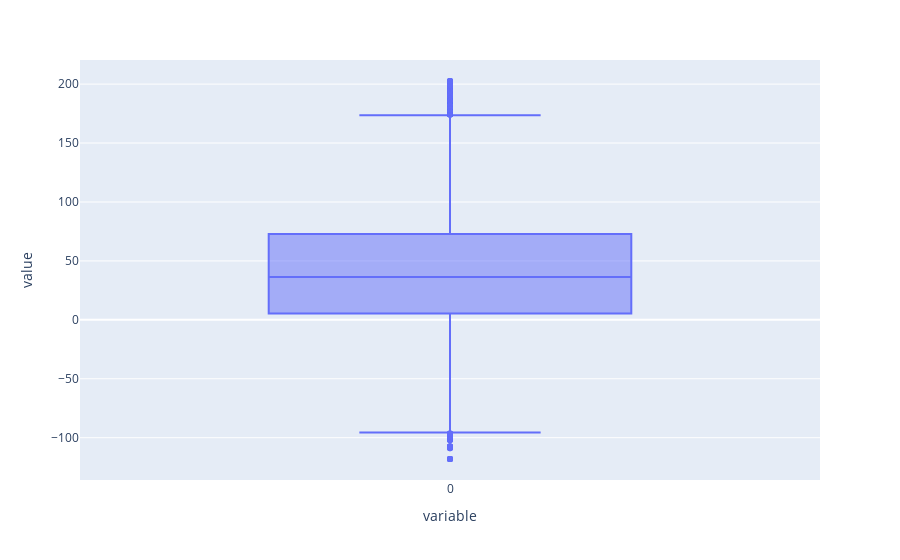

The notebook cell saved with this chart:
### Code cell
fig=px.box(stock_return)
pyo.iplot(fig)

### Figure 1 — Plotly figure (JSON) as saved in the notebook; plotly's stock layout.template omitted (floating-point values rounded to 4 significant figures; data arrays with more than 128 entries replaced by an {"elided": "..."} marker saying what was removed)
{"data": [{"alignmentgroup": "True", "hovertemplate": "variable=%{x}<br>value=%{y}<extra></extra>", "legendgroup": "", "marker": {"color": "#636efa"}, "name": "", "notched": false, "offsetgroup": "", "orientation": "v", "showlegend": false, "type": "box", "x": {"elided": "10000 str values"}, "x0": " ", "xaxis": "x", "y": {"elided": "10000 float values"}, "y0": " ", "yaxis": "y"}], "layout": {"boxmode": "group", "legend": {"tracegroupgap": 0}, "margin": {"t": 60}, "xaxis": {"anchor": "y", "domain": [0, 1], "title": {"text": "variable"}}, "yaxis": {"anchor": "x", "domain": [0, 1], "title": {"text": "value"}}}}
